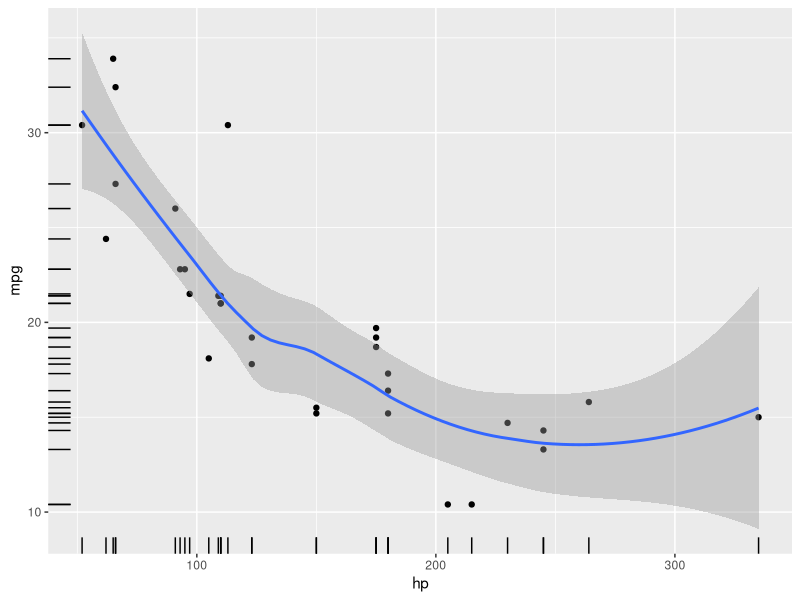
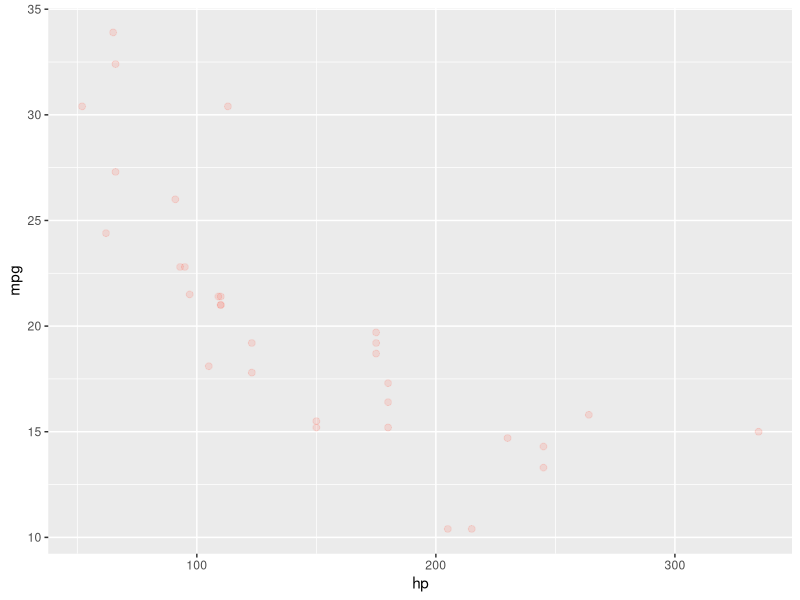
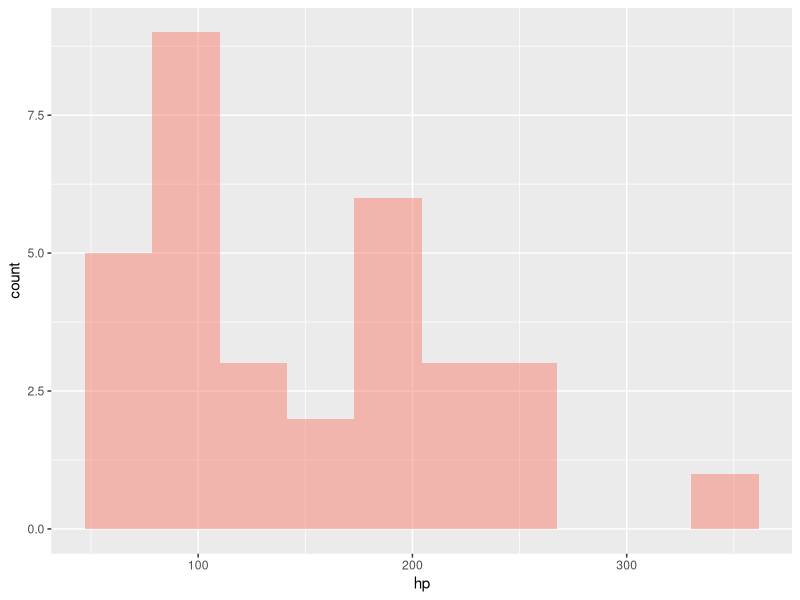
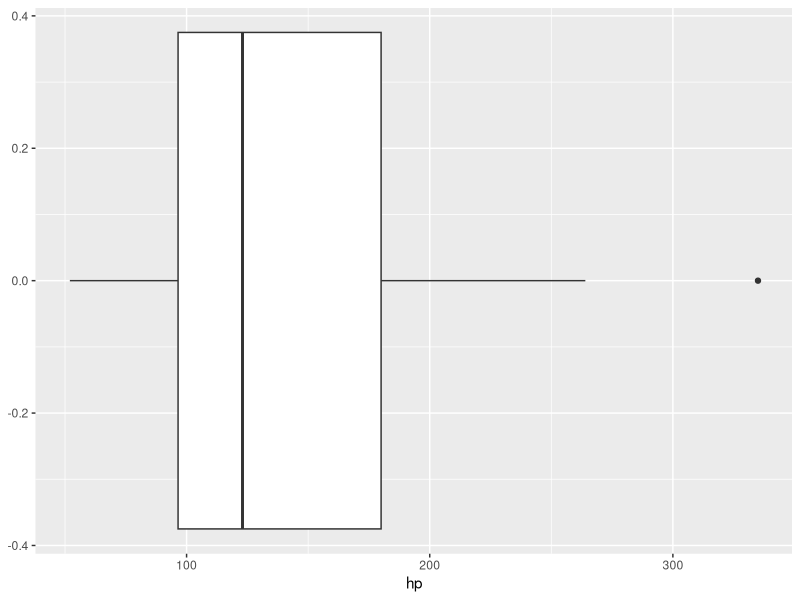
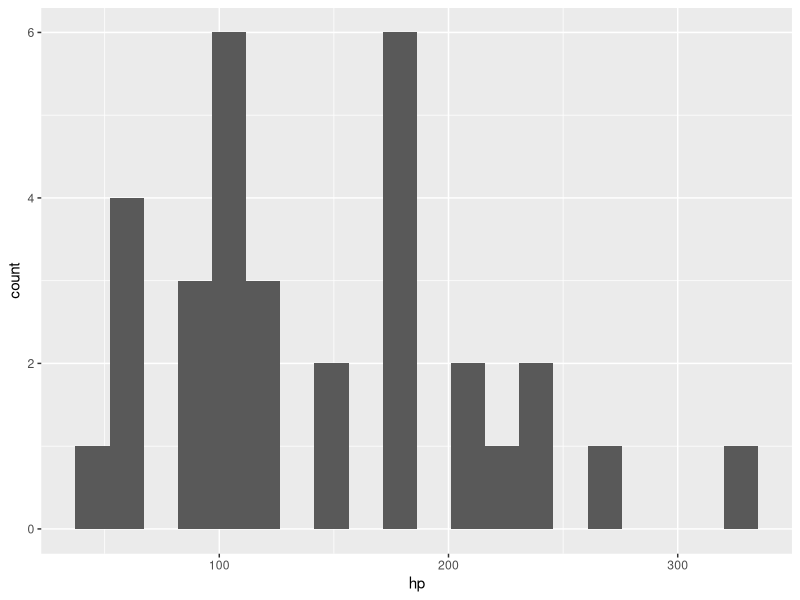
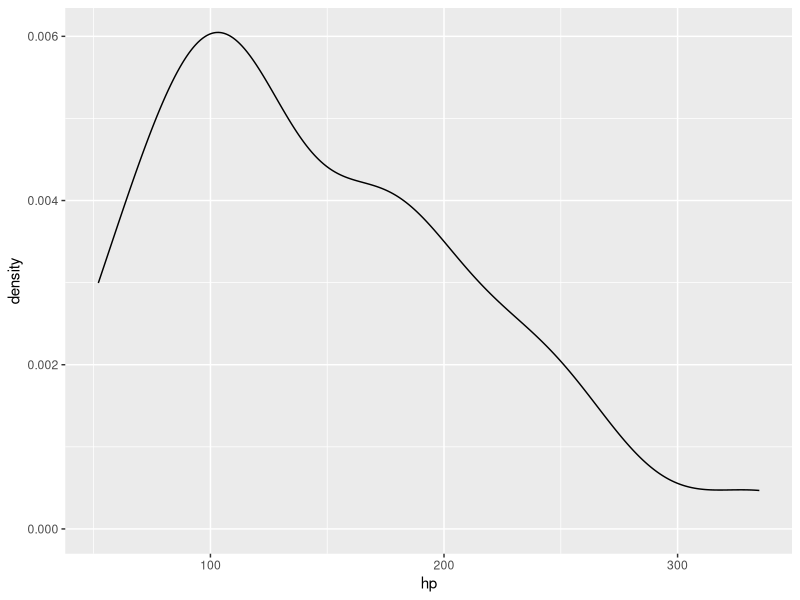
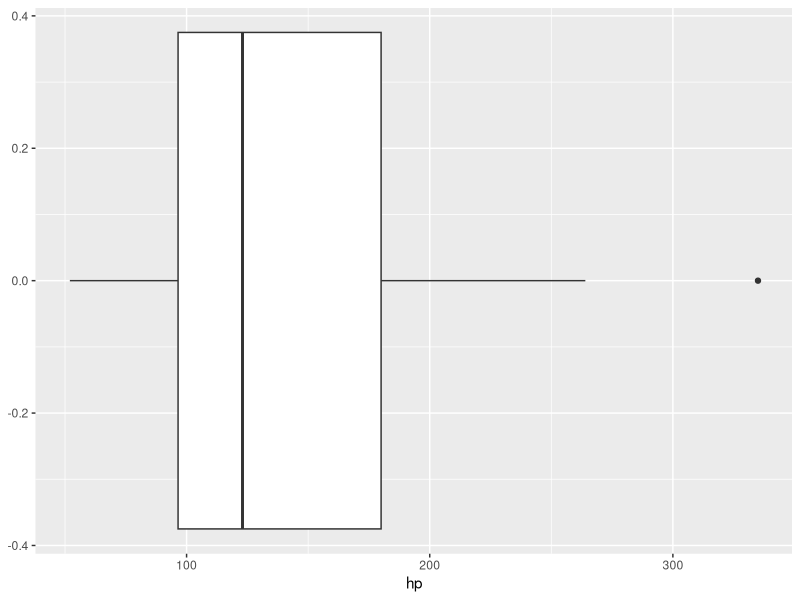
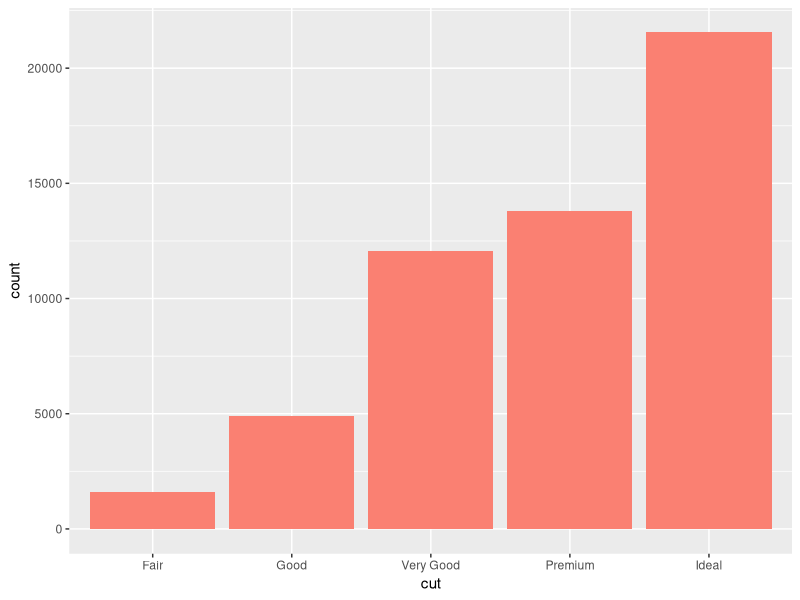

Write the R code that produced these figures, in order.
##ggplot2
library(tidyverse)

# First Plot
ggplot(data = mtcars ,mapping = aes(x = hp , y = mpg)) + 
  geom_point() + 
  geom_smooth()+
  geom_rug()

ggplot(mtcars,aes(hp,mpg))+
  geom_point(size = 2,col="salmon",alpha = 0.2)

ggplot(mtcars,aes(hp))+
  geom_histogram(bins = 10,fill = "salmon",alpha = 0.5)

ggplot(mtcars,aes(hp))+
  geom_boxplot()

p <- ggplot(mtcars,aes(hp))
p+geom_histogram(bins = 20)
p+geom_density()
p+geom_boxplot()

## Box plot by groups
diamonds %>% 
  count(cut)

ggplot(diamonds,aes(cut))+
  geom_bar(fill = "salmon")

ggplot(diamonds,mapping = aes(cut,fill = cut))+
  geom_bar()

ggplot(diamonds,mapping = aes(cut,fill = color))+
  geom_bar(position = "stack")

ggplot(diamonds,mapping = aes(cut,fill = color))+
  geom_bar(position = "dodge")

ggplot(diamonds,mapping = aes(cut,fill = color))+
  geom_bar(position = "fill")

### SCATTER PLOT
set.seed(99)
small_diamonds <- sample_n(diamonds,5000)

ggplot(small_diamonds,aes(carat,price))+
  geom_point()

#### FACET :small multiple
ggplot(small_diamonds,aes(carat,price))+
  geom_point()+
  geom_smooth(method = "lm")+
  facet_wrap(~color,ncol = 2)+
  theme_minimal()+
  labs(title = "Relationship between carat and price by color",
       x = "Carat",
       y = "Price USD",
       caption = "Source : Dimonds from ggplot2 package")


#### Finam Example
ggplot(small_diamonds,aes(carat,price,col = cut))+
  geom_point(size = 3 ,alpha = 0.2)+
  facet_wrap(~color,ncol = 2)+
  theme_minimal()

  